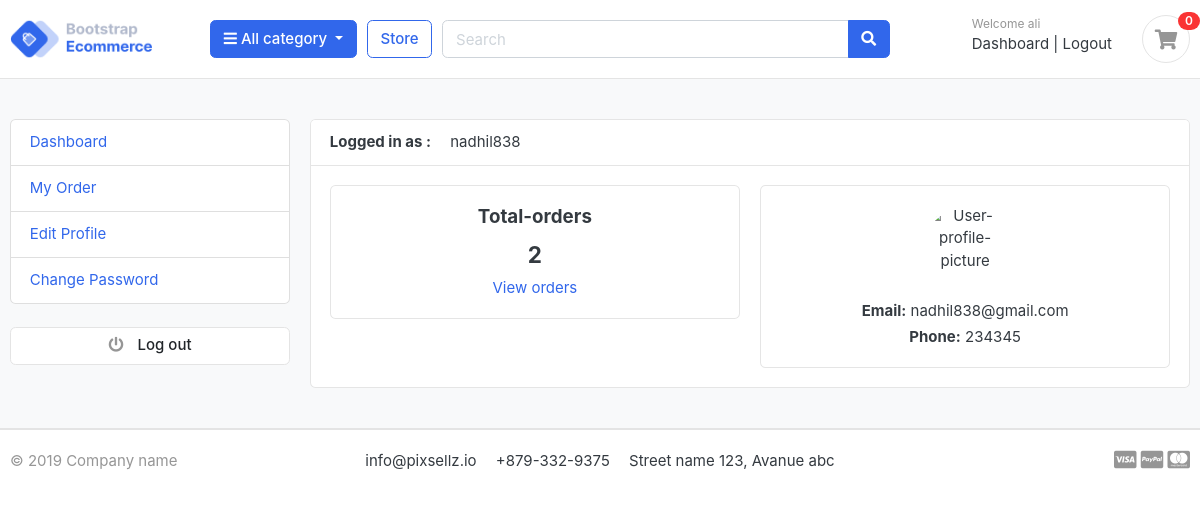
Page /accounts/ (signed in) on the committed database.
### accounts/models.py (models this page shows, shortened)
class Account(AbstractBaseUser):
    first_name = models.CharField(max_length=50)
    last_name = models.CharField(max_length=50)
    username = models.CharField(max_length=50, unique=True)
    email = models.EmailField(max_length=100, unique=True)
    phone_number = models.CharField(max_length=50)
    date_joined = models.DateTimeField(auto_now_add=True)
    last_login = models.DateTimeField(auto_now=True)
    is_admin = models.BooleanField(default=False)
    is_staff = models.BooleanField(default=False)
    is_active = models.BooleanField(default=False)
    is_superadmin = models.BooleanField(default=False)
    USERNAME_FIELD = 'email'
    REQUIRED_FIELDS = ['username', 'first_name', 'last_name']
    objects = MyAccountManager()

### accounts/views.py (the view)
# urls.py: path('',views.dashboard,name='dashboard'),
@login_required(login_url= 'login')
def dashboard(request):
    orders = Order.objects.order_by('-created_at').filter(user_id=request.user.id, is_ordered=True)
    order_count = orders.count()
    context = {
        'user': request.user,
        'order_count': order_count,
    }
    return render(request, 'dashboard.html', context)

### cart/context_processors.py (called while the page is built)
def counter(request):
    cart_count = 0
    if 'admin' in request.path:
        return[]
    else:
        try:
            cart = Cart.objects.filter(cart_id=__cart_id(request))
            if request.user.is_authenticated:
                cart_item = CartItem.objects.all().filter(user=request.user)
            else:
                cart_item = CartItem.objects.all().filter(cart=cart[:1])
            for cart_quantity in cart_item:
                cart_count += cart_quantity.quantity
        except Cart.DoesNotExist:
            cart_count = 0
    return dict(cart_count=cart_count)

### cart/views.py (called while the page is built)
def __cart_id(request):
    cart = request.session.session_key
    if not cart:
        cart = request.session.create()  # Create a session if it doesn't exist
    return cart

### category/context_processors.py (called while the page is built)
def menu_links(request):
    links = Category.objects.all()
    return dict(links=links)

### category/models.py (called while the page is built)
    def get_url(self):
        return reverse('products_by_category',args=[self.slug])

### templates/dashboard.html (shortened to what this page needs)
{% extends 'base.html'%}
{% load static %}
{% block content %}
<section class="section-conten padding-y bg">
    <div class="container">
        <div class="row">
        {% include 'includes/dashboard_include.html' %}
        <main class="col-md-9">
            <article class="card" >
            <header class="card-header">
                <strong class="d-inline-block mr-3">Logged in as :</strong>
                <span>{{user.username}}</span>
            </header>
            <div class="card-body">
                <div class="row">
                    <div class="col-md-6">
                        <div class="card" style="text-align: center;">
                            <div class="card-body">
                                <h5 class="card-title">Total-orders</h5>
                                <h4>{{order_count}}</h4>
                                <a href="{% url 'myorders' %}">View orders</a>
                            </div>
                        </div>
                    </div>
                    <div class="col-md-6">
                             <div class="card text-center">
                             <div class="card-body d-flex flex-column align-items-center">
                             <img src="{% static 'images/default-profile.png' %}" alt="User-profile-picture" width="80" height="80" style="border-radius: 50%; margin-bottom: 15px;">
                             <p class="mb-1"><strong>Email:</strong> {{ user.email }}</p>
                             <p class="mb-0"><strong>Phone:</strong> {{user.phone_number}}</p>
                             </div>
                             </div>
                            </div>
                </div>
            </div>
            </article>
        </main>
    </div>
    </div>
    </section>
{% endblock %}

### templates/includes/nav.html (shortened to what this page needs)
{% load static %}
<section class="header-main border-bottom">
	<div class="container">
<div class="row align-items-center">
	<div class="col-lg-2 col-md-3 col-6">
		<a href="{% url 'home' %}" class="brand-wrap">
			<img class="logo" src="{% static './images/logo.png' %}">
		</a>
	</div>
	<div class="col-lg col-sm col-md col-6 flex-grow-0">
		<div class="category-wrap dropdown d-inline-block float-right">
			<button type="button" class="btn btn-primary dropdown-toggle" data-toggle="dropdown">
				<i class="fa fa-bars"></i> All category
			</button>
		</div>
	</div>
	<a href="{% url 'store' %}" class="btn btn-outline-primary">Store</a>
	<div class="col-lg  col-md-6 col-sm-12 col">
		<form action="{% url 'search' %}" class="search" method="get">
			<div class="input-group w-100">
			    <input type="text" class="form-control" style="width:60%;" placeholder="Search" name="keyword">
			    <div class="input-group-append">
			      <button class="btn btn-primary" type="submit">
			        <i class="fa fa-search"></i>
			      </button>
			    </div>
		    </div>
		</form>
	</div>
	<div class="col-lg-3 col-sm-6 col-8 order-2 order-lg-3">
				<div class="d-flex justify-content-end mb-3 mb-lg-0">
					{% if user.id is None %}
					<div class="widget-header">
						<small class="title text-muted">Welcome guest!</small>
						<div>
							<a href="{% url 'login' %}">Sign in</a> <span class="dark-transp"> | </span>
							<a href="{% url 'register' %}"> Register</a>
						</div>
					</div>
					{% else %}
					<div class="widget-header">
						<small class="title text-muted">Welcome {{user.first_name}}</small>
						<div>
							<a href="{% url 'dashboard'%}">Dashboard</a> <span class="dark-transp"> | </span>
							<a href="{% url 'logout' %}"> Logout</a>
						</div>
					</div>
					{% endif %}
					<a href="{% url 'cart'%}" class="widget-header pl-3 ml-3">
						<div class="icon icon-sm rounded-circle border"><i class="fa fa-shopping-cart"></i></div>
						<span class="badge badge-pill badge-danger notify">{{ cart_count }}</span>
					</a>
				</div>
			</div>
</div>
	</div>
</section>

### static/css/ui.css (style rules this page uses)
html { font-family: "Inter", sans-serif; font-size: 15px; }
.icon-xs, .icon-sm, .icon-md, .icon-lg { display: inline-block; text-align: center; flex-shrink: 0; flex-grow: 0; }
.icon-sm { width: 48px; height: 48px; line-height: 48px !important; font-size: 20px; }
.padding-y { padding-top: 40px; padding-bottom: 40px; }
article:after, .form-group:after { display: block; clear: both; content: ""; }
.bg { background-color: #f8f9fa; }
p:last-child { margin-bottom: 0; }
.header-main { position: relative; padding-top: 1rem; padding-bottom: 1rem; }
.brand-wrap .logo, .navbar-brand .logo { margin-right: 7px; max-height: 42px; display: inline-block; }
.widget-header { display: inline-block; vertical-align: middle; position: relative; }
.widget-header a { color: #343a40; }
.widget-header i { color: #969696; }
.widget-header .title { display: block; }
.widget-header .notify { position: absolute; top: -3px; right: -10px; }
.notify { position: absolute; top: -4px; right: -10px; display: inline-block; padding: 0.25em 0.6em; font-size: 12px; line-height: 1; text-align: center; border-radius: 3rem; color: #fff; background-color: #fa3434; }

### rows in the picture
Account: first_name "ali", username "nadhil838", email "nadhil838@gmail.com", phone_number "234345"

### other values in the picture
{{ cart_count }} "0"
{{ order_count }} "2"
